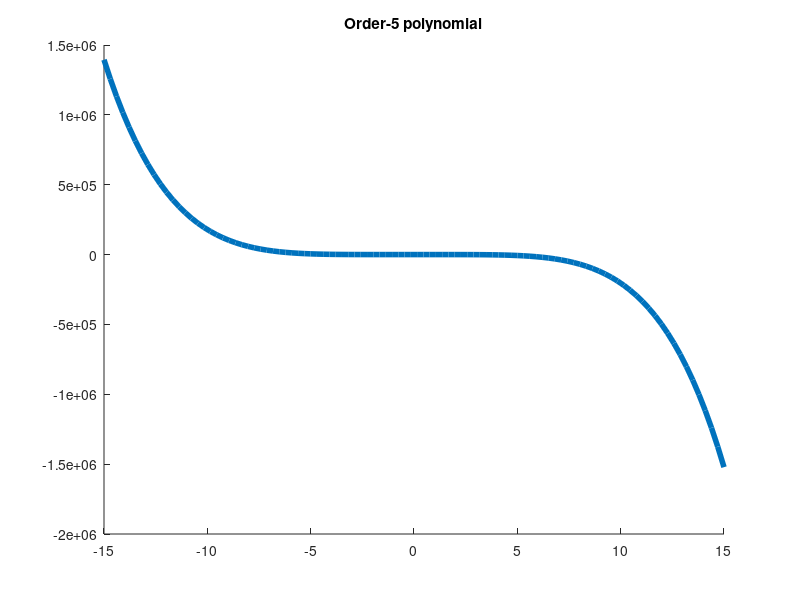
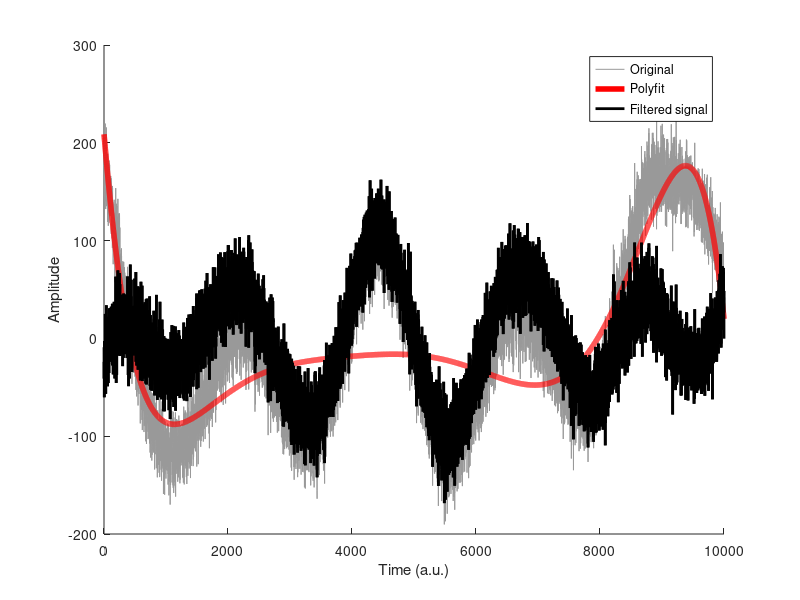

The MATLAB script that drew these images, in order:
% randn('seed', 50);

order = 5;
x = linspace(-15,15,100);

y = zeros(size(x));

for i=1:order+1
    y = y + randn*x.^(i-1);
end

figure(1), clf
hold on
plot(x,y,'linew',4)
title([ 'Order-' num2str(order) ' polynomial' ])


n = 10000;
t = (1:n)';
k = 10; % number of poles for random amplitudes
slowdrift = interp1(100*randn(k,1),linspace(1,k,n),'pchip')';
signal = slowdrift + 20*randn(n,1);


figure(2), clf, hold on
h = plot(t,signal);
set(h,'color',[1 1 1]*.6)
xlabel('Time (a.u.)'), ylabel('Amplitude')

%% fit a 3-order polynomial

% polynomial fit (returns coefficients)
p = polyfit(t,signal,7);

% predicted data is evaluation of polynomial
yHat = polyval(p,t);

% compute residual (the cleaned signal)
residual = signal - yHat;


% now plot the fit (the function that will be removed)
plot(t,yHat,'r','linew',4)
plot(t,residual,'k','linew',2)

legend({'Original';'Polyfit';'Filtered signal'})

